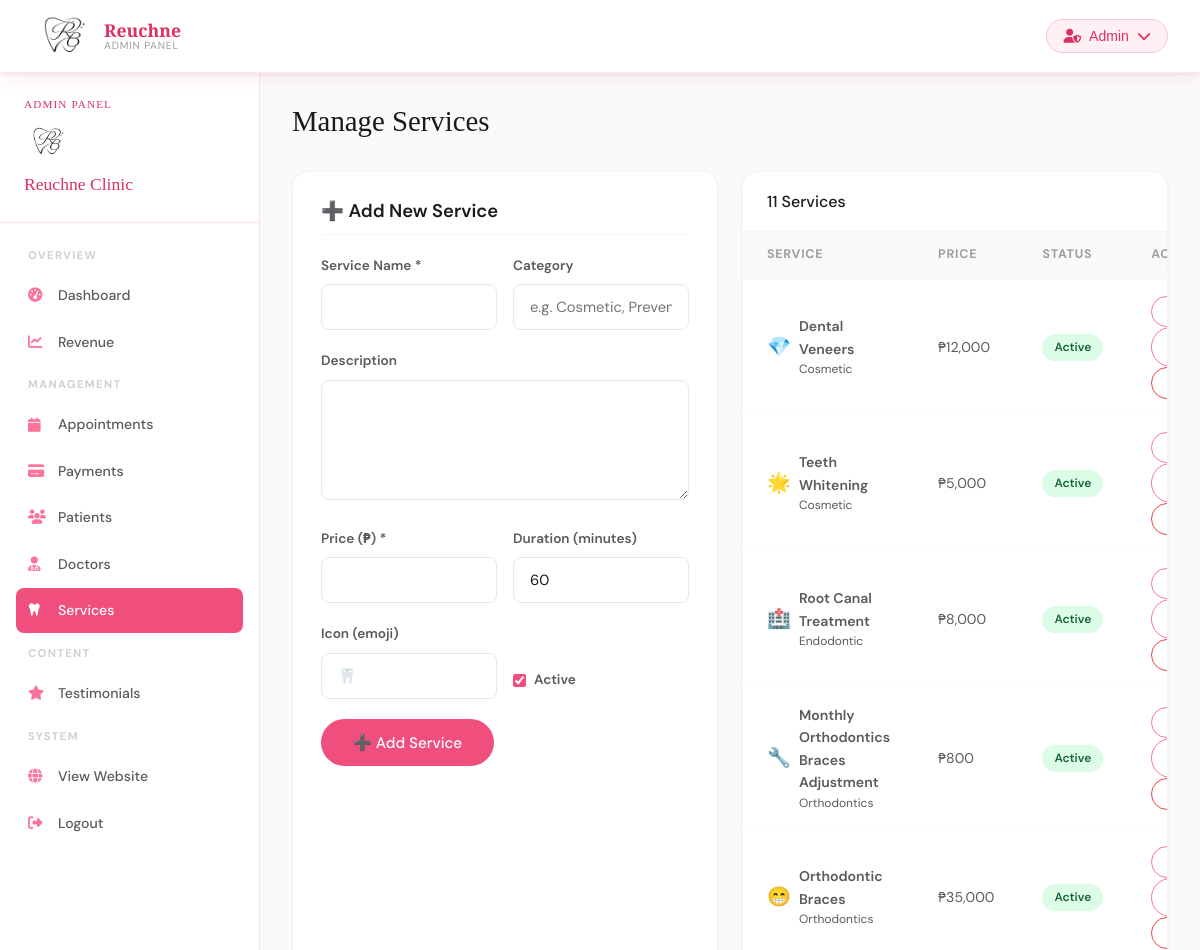
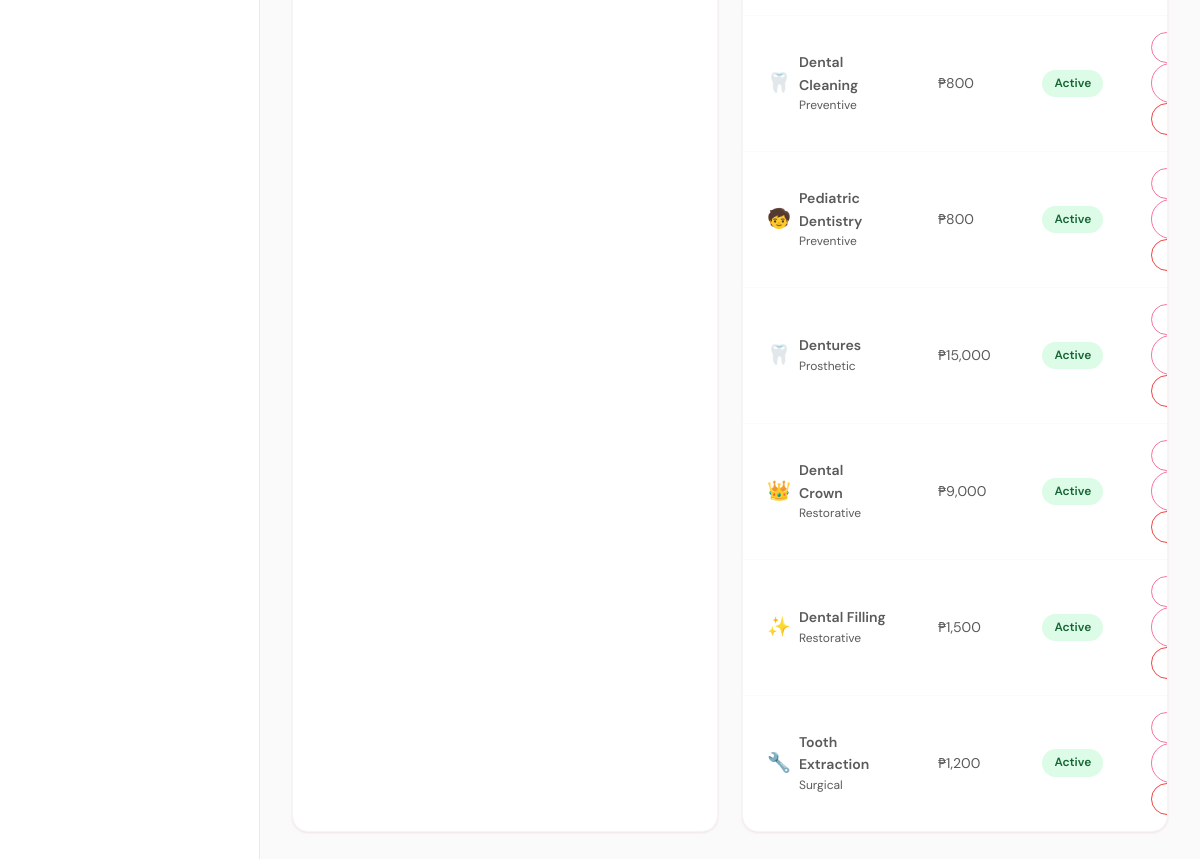
Screenshot of /admin/services.php (signed in) with the database file from the repository (2 pictures, top to bottom).
### tables this page shows
CREATE TABLE services (
    id INT AUTO_INCREMENT PRIMARY KEY,
    name VARCHAR(150) NOT NULL,
    description TEXT,
    price DECIMAL(10,2) NOT NULL DEFAULT 0.00,
    duration_minutes INT DEFAULT 60,
    category VARCHAR(100),
    icon VARCHAR(100),
    is_active TINYINT(1) DEFAULT 1,
    created_at TIMESTAMP DEFAULT CURRENT_TIMESTAMP
);

### includes/auth.php (called while the page is built, shortened)
<?php
function sanitize($input) {
    return htmlspecialchars(strip_tags(trim($input)));
}

### admin/services.php (the view, shortened to what this page needs)
<?php
require_once __DIR__ . '/../includes/auth.php';
$db = getDB();
$editing = null;
$services = $db->query("SELECT * FROM services ORDER BY category,name")->fetch_all(MYSQLI_ASSOC);
require_once __DIR__ . '/../includes/admin-sidebar.php';
?>
<div class="page-header">
    <h1>Manage Services</h1>
</div>
<div style="display:grid;grid-template-columns:1fr 1fr;gap:1.5rem" class="responsive-grid-1">
    <div class="table-card" style="padding:1.75rem">
        <h4 style="margin-bottom:1.25rem;padding-bottom:0.75rem;border-bottom:1px solid var(--gray-100)">
            <?= $editing ? '✏️ Edit Service' : '➕ Add New Service' ?>
        </h4>
        <form method="POST">
            <div class="form-row">
                <div class="form-group">
                    <label class="form-label">Service Name *</label>
                    <input type="text" name="name" class="form-control" required value="<?= sanitize($editing['name'] ?? '') ?>">
                </div>
                <div class="form-group">
                    <label class="form-label">Category</label>
                    <input type="text" name="category" class="form-control" placeholder="e.g. Cosmetic, Preventive" value="<?= sanitize($editing['category'] ?? '') ?>">
                </div>
            </div>
            <div class="form-group">
                <label class="form-label">Description</label>
                <textarea name="description" class="form-control" rows="3"><?= sanitize($editing['description'] ?? '') ?></textarea>
            </div>
            <div class="form-row">
                <div class="form-group">
                    <label class="form-label">Price (₱) *</label>
                    <input type="number" name="price" class="form-control" step="0.01" min="0" required value="<?= $editing['price'] ?? '' ?>">
                </div>
                <div class="form-group">
                    <label class="form-label">Duration (minutes)</label>
                    <input type="number" name="duration_minutes" class="form-control" min="15" value="<?= $editing['duration_minutes'] ?? 60 ?>">
                </div>
            </div>
            <div class="form-row">
                <div class="form-group">
                    <label class="form-label">Icon (emoji)</label>
                    <input type="text" name="icon" class="form-control" value="<?= $editing['icon'] ?? '🦷' ?>">
                </div>
                <div class="form-group" style="display:flex;align-items:flex-end">
                    <label style="display:flex;align-items:center;gap:0.5rem;cursor:pointer;margin-bottom:0.5rem">
                        <input type="checkbox" name="is_active" <?= ($editing['is_active'] ?? 1) ? 'checked' : '' ?> style="accent-color:var(--pink-500)">
                        <span class="form-label" style="margin:0">Active</span>
                    </label>
                </div>
            </div>
            <button type="submit" class="btn-primary"><?= $editing ? '💾 Update Service' : '➕ Add Service' ?></button>
        </form>
    </div>
    <div class="table-card">
        <div class="table-header"><h3><?= count($services) ?> Services</h3></div>
        <div class="table-wrap">
            <table>
                <thead><tr><th>Service</th><th>Price</th><th>Status</th><th>Actions</th></tr></thead>
                <tbody>
                <?php foreach ($services as $s): ?>
                <tr>
                    <td>
                        <div style="display:flex;align-items:center;gap:0.5rem">
                            <span style="font-size:1.2rem"><?= $s['icon'] ?></span>
                            <div>
                                <div style="font-weight:600;font-size:0.88rem"><?= sanitize($s['name']) ?></div>
                                <div style="font-size:0.75rem;color:var(--gray-400)"><?= sanitize($s['category']) ?></div>
                            </div>
                        </div>
                    </td>
                    <td>₱<?= number_format($s['price'],0) ?></td>
                    <td><span class="badge <?= $s['is_active'] ? 'badge-approved' : '' ?>" style="<?= !$s['is_active'] ? 'background:var(--gray-100);color:var(--gray-500)' : '' ?>"><?= $s['is_active'] ? 'Active' : 'Inactive' ?></span></td>
                    <td>
                        <a href="?edit=<?= $s['id'] ?>" class="btn-secondary btn-sm" style="font-size:0.73rem"><i class="fas fa-edit"></i></a>
                        <a href="?toggle=<?= $s['id'] ?>" class="btn-secondary btn-sm" style="font-size:0.73rem"><?= $s['is_active'] ? '🔒' : '🔓' ?></a>
                        <a href="?delete=<?= $s['id'] ?>" class="btn-secondary btn-sm" style="font-size:0.73rem;color:#ef4444;border-color:#ef4444" data-confirm="Delete this service?"><i class="fas fa-trash"></i></a>
                    </td>
                </tr>
                <?php endforeach; ?>
                </tbody>
            </table>
        </div>
    </div>
</div>
<?php require_once __DIR__ . '/../includes/dashboard-footer.php'; ?>

### assets/css/main.css (style rules this page uses)
:root { --pink-50: #fff0f4; --pink-100: #ffe0e9; --pink-200: #ffc0d3; --pink-300: #ff99b8; --pink-400: #f9739a; --pink-500: #f04e7d; --pink-600: #dc3060; --pink-700: #b8204a; --white: #ffffff; --gray-50: #fafafa; --gray-100: #f5f5f5; --gray-200: #e8e8e8; --gray-300: #d0d0d0; --gray-500: #9e9e9e; --gray-700: #5a5a5a; --gray-900: #1a1a1a; --shadow-sm: 0 1px 3px rgba(240,78,125,0.08), 0 1px 2px rgba(0,0,0,0.04); --shadow-md: 0 4px 16px rgba(240,78,125,0.12), 0 2px 4px rgba(0,0,0,0.06); --shadow-lg: 0 10px 40px rgba(240,78,125,0.16), 0 4px 12px rgba(0,0,0,0.08); --shadow-xl: 0 24px 64px rgba(240,78,125,0.18); --radius-sm: 8px; --radius-md: 16px; --radius-lg: 24px; --radius-xl: 32px; --font-display: 'Cormorant Garamond', 'Playfair Display', Georgia, serif; --font-body: 'DM Sans', system-ui, sans-serif; --transition: all 0.3s cubic-bezier(0.4, 0, 0.2, 1); }
*, *::before, *::after { box-sizing: border-box; margin: 0; padding: 0; }
html { scroll-behavior: smooth; }
body { font-family: var(--font-body); color: var(--gray-900); background: var(--white); line-height: 1.6; overflow-x: hidden; }
h1,h2,h3,h4,h5 { font-family: var(--font-display); line-height: 1.2; }
h1 { font-size: clamp(2.4rem, 5vw, 4rem); font-weight: 400; }
h3 { font-size: clamp(1.3rem, 2.5vw, 1.8rem); font-weight: 500; }
h4 { font-size: 1.15rem; font-weight: 600; font-family: var(--font-body); }
a { text-decoration: none; color: inherit; }
.btn-primary { display: inline-flex; align-items: center; gap: 0.5rem; padding: 0.85rem 2rem; border-radius: 50px; background: var(--pink-500); color: white; font-family: var(--font-body); font-size: 0.95rem; font-weight: 500; border: none; cursor: pointer; transition: var(--transition); text-decoration: none; }
.btn-secondary { display: inline-flex; align-items: center; gap: 0.5rem; padding: 0.85rem 2rem; border-radius: 50px; background: transparent; color: var(--pink-500); border: 1.5px solid var(--pink-400); font-family: var(--font-body); font-size: 0.95rem; font-weight: 500; cursor: pointer; transition: var(--transition); text-decoration: none; }
.btn-sm { padding: 0.5rem 1.25rem !important; font-size: 0.85rem !important; }
.form-group { margin-bottom: 1.25rem; }
.form-label { display: block; font-size: 0.85rem; font-weight: 600; color: var(--gray-700); margin-bottom: 0.5rem; }
.form-control { width: 100%; padding: 0.75rem 1rem; border-radius: var(--radius-sm); border: 1.5px solid var(--gray-200); background: white; font-family: var(--font-body); font-size: 0.92rem; color: var(--gray-900); transition: var(--transition); outline: none; }
.form-row { display: grid; grid-template-columns: 1fr 1fr; gap: 1rem; }
textarea.form-control { resize: vertical; min-height: 120px; }
.page-header { margin-bottom: 2rem; }
.page-header h1 { font-size: 1.8rem; margin-bottom: 0.25rem; }
.table-card { background: white; border-radius: var(--radius-md); box-shadow: var(--shadow-sm); border: 1px solid var(--gray-100); overflow: hidden; }
.table-header { padding: 1.25rem 1.5rem; border-bottom: 1px solid var(--gray-100); display: flex; align-items: center; justify-content: space-between; flex-wrap: gap; gap: 1rem; }
.table-header h3 { font-size: 1rem; margin: 0; font-family: var(--font-body); }
.table-wrap { overflow-x: auto; }
table { width: 100%; border-collapse: collapse; }
thead th { padding: 0.85rem 1.5rem; text-align: left; font-size: 0.78rem; font-weight: 700; color: var(--gray-500); letter-spacing: 0.06em; text-transform: uppercase; background: var(--gray-50); border-bottom: 1px solid var(--gray-100); }
tbody td { padding: 1rem 1.5rem; font-size: 0.88rem; color: var(--gray-700); border-bottom: 1px solid var(--gray-50); }
tbody tr:last-child td { border-bottom: none; }
.badge { display: inline-flex; align-items: center; gap: 0.3rem; padding: 0.25rem 0.75rem; border-radius: 50px; font-size: 0.75rem; font-weight: 600; }
.badge-approved { background: #dcfce7; color: #166534; }

### rows the page displays
services: icon "💎", name "Dental Veneers", category "Cosmetic", price "12,000", is_active "Active"
services: icon "🌟", name "Teeth Whitening", category "Cosmetic", price "5,000", is_active "Active"
services: icon "🏥", name "Root Canal Treatment", category "Endodontic", price "8,000", is_active "Active"
services: icon "🔧", name "Monthly Orthodontics Braces Adjustment", category "Orthodontics", price "800", is_active "Active"
services: icon "😁", name "Orthodontic Braces", category "Orthodontics", price "35,000", is_active "Active"
services: icon "🦷", name "Dental Cleaning", category "Preventive", price "800", is_active "Active"
services: icon "🧒", name "Pediatric Dentistry", category "Preventive", price "800", is_active "Active"
services: icon "🦷", name "Dentures", category "Prosthetic", price "15,000", is_active "Active"
services: icon "👑", name "Dental Crown", category "Restorative", price "9,000", is_active "Active"
services: icon "✨", name "Dental Filling", category "Restorative", price "1,500", is_active "Active"
services: icon "🔧", name "Tooth Extraction", category "Surgical", price "1,200", is_active "Active"

### other values shown
count($services) "11"
